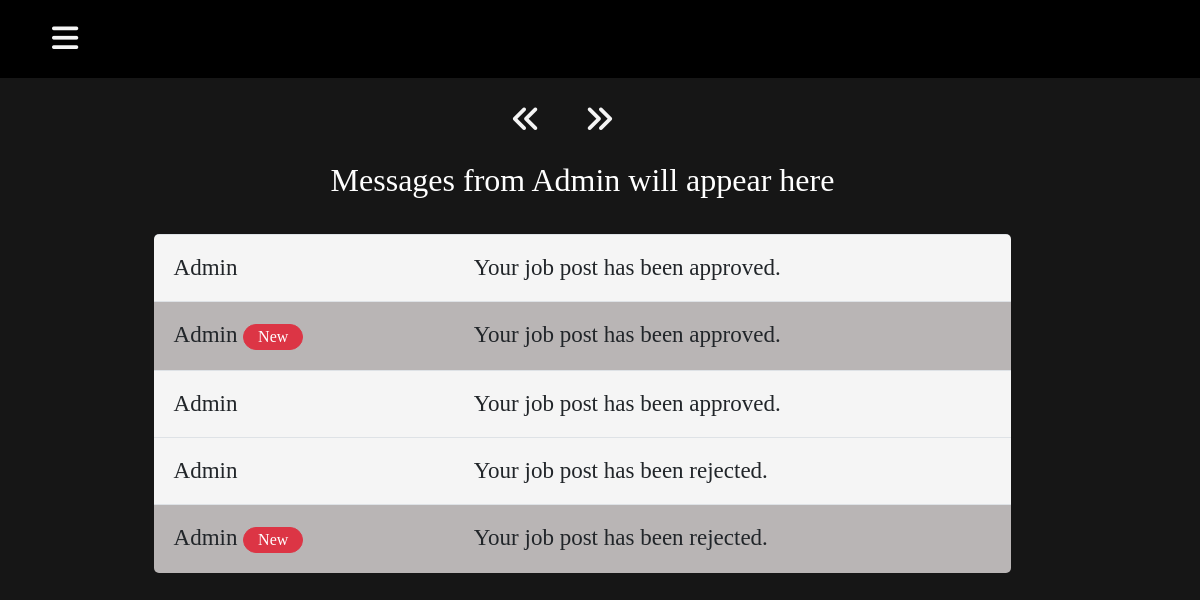
The page /jobproviderMessages.php (signed in) on the database its author committed.
### tables this page shows
CREATE TABLE `jobs` (
  `id` int(255) NOT NULL,
  `recruiter` varchar(255) NOT NULL,
  `title` varchar(255) NOT NULL,
  `status` varchar(255) NOT NULL,
  `salary` varchar(255) NOT NULL,
  `email` varchar(255) NOT NULL,
  `location` varchar(255) NOT NULL,
  `newfromadmin` int(255) NOT NULL,
  `username` varchar(255) NOT NULL
);

### jobproviderMessages.php (the view, shortened to what this page needs)
<?php
require 'includes/jobprovider_header.php';
require 'controllers/authController.php';
?>
<section>
    <div class="container">
        <div class="row">
            <div class="col-md-11 offset-md-4 heading">
                <label for="checkOGa">
                    <i class="fas fa-angle-double-right" id="btnOGa"></i>
                    <i class="fas fa-angle-double-left" id="cancelOGa"></i>
                </label>
                <div class="messages">
                    <h2 class="h2heading">Messages from Admin will appear here</h2>
                    <div class="col-md-11 offset-md-4 messageTable1" style="background: none; border: none;">
                        <?php
                        $username = $_SESSION['username'];
                        $newfromadmin = 0;
                        $sql = "SELECT * FROM jobs WHERE username = ? && newfromadmin <> ? ";
                        $stmt = mysqli_stmt_init($conn);
                        if (!mysqli_stmt_prepare($stmt, $sql)) {
                            header('Location: jobproviderMessages.php?error=sqlerror');
                            exit();
                        } else {
                            mysqli_stmt_bind_param($stmt, "si", $username, $newfromadmin);
                            mysqli_stmt_execute($stmt);
                            mysqli_stmt_store_result($stmt);
                            $rowCount = mysqli_stmt_num_rows($stmt);
                            if ($rowCount == 0) { ?>
                                <div class="col-md-11 offset-md-4 divTable">
                                    <h2 class="nodataheading">No messages from admin yet.</h2>
                                </div>
                            <?php } else {
                                $sql = "SELECT * FROM jobs WHERE username = ? && newfromadmin <> ? ORDER BY id desc";
                                $stmt = mysqli_stmt_init($conn);
                                if (!mysqli_stmt_prepare($stmt, $sql)) {
                                    header('Location: jobproviderMessages.php?error=sqlerror');
                                    exit();
                                } else {
                                    mysqli_stmt_bind_param($stmt, "si", $username, $newfromadmin);
                                    mysqli_stmt_execute($stmt);
                                    $result = mysqli_stmt_get_result($stmt);
                                }
                            ?>
                                <table class="table" style="border-radius: 5px; overflow:hidden; margin-top: -20px;">
                                    <tbody>
                                        <?php
                                        while ($user = mysqli_fetch_assoc($result)) {
                                            if ($user['newfromadmin'] == 1) { ?>
                                                <tr class='clickable-row' data-href='jobproviderMessagesDisplay.php?readjobstatus=<?php echo $user['status']; ?>&&readjobid=<?php echo $user['id']; ?>'>
                                                    <td style="width: 35%; font-size: 23px; text-align: left; padding: 20px 20px; background: rgb(185, 181, 181);">Admin <button class="btn btn-danger" style="border-radius: 15px; width: 60px; padding: 0;">New</button></td>
                                                    <?php
                                                    if ($user['status'] == "Approved") { ?>
                                                        <td style="font-size: 23px; text-align: left; padding: 20px 20px; background: rgb(185, 181, 181);">Your job post has been approved.</td>
                                                    <?php  } else { ?>
                                                        <td style="font-size: 23px; text-align: left; padding: 20px 20px; background: rgb(185, 181, 181);">Your job post has been rejected.</td>
                                                    <?php }
                                                    ?>
                                                </tr>
                                            <?php } else { ?>
                                                <tr class='clickable-row' data-href='jobproviderMessagesDisplay.php?readjobstatus=<?php echo $user['status']; ?>&&readjobid=<?php echo $user['id']; ?>'>
                                                    <td style="width: 35%; font-size: 23px; text-align: left; padding: 20px 20px; background: whitesmoke;">Admin</td>
                                                    <?php
                                                    if ($user['status'] == "Approved") { ?>
                                                        <td style="font-size: 23px; text-align: left; padding: 20px 20px; background: whitesmoke;">Your job post has been approved.</td>
                                                    <?php  } else { ?>
                                                        <td style="font-size: 23px; text-align: left; padding: 20px 20px; background: whitesmoke;">Your job post has been rejected.</td>
                                                    <?php }
                                                    ?>
                                                </tr>
                                            <?php }
                                            ?>
                                        <?php } ?>
                                    </tbody>
                                </table>
                        <?php  }
                        }
                        ?>
                    </div>
                </div>
                <div class="messages2">
                    <h2 class="h2heading">Messages from Users will appear here</h2>
                </div>
</section>
<?php
require 'includes/jobprovider_footer.php';
?>

### headerStyle.css (style rules this page uses)
body { font-family: "Lora&display=swap", serif; background: rgb(22, 22, 22); }
* { margin: 0; padding: 0; list-style: none; text-decoration: none; }
section { background-position: center; background-size: cover; transition: all .5s ease; }
.heading { margin: 90px 30px -100px 30px; padding: 0; }
.h2heading { text-align: center; color: white; }
table td { text-align: center; }
label #btnOGa, label #cancelOGa { position: absolute; cursor: pointer; background: black; border-radius: 3px; }
label #btnOGa { left: 49%; font-size: 30px; color: whitesmoke; padding: 6px 12px; transition: all 0.5s ease; background: none; }
label #cancelOGa { left: 42%; font-size: 30px; color: whitesmoke; padding: 6px 12px; transition: all 0.5s ease; background: none; }
.messages { margin-top: 55px; transition: all 0.5s ease; }
.messageTable1 { background: whitesmoke; margin: 30px auto 30px; padding: 25px 50px 10px 50px; border: 1px solid #80ced7; border-radius: 5px; font-size: 1.1em; font-family: "Lora&display=swap", serif; }
.messages2 { margin-left: -50000px; margin-top: -135px; transition: all 0.5s ease; }
[data-href] { cursor: pointer; }

### rows shown on the page
jobs: status "Your job post has been approved."
jobs: status "Your job post has been approved."
jobs: status "Your job post has been approved."
jobs: status "Your job post has been rejected."
jobs: status "Your job post has been rejected."
